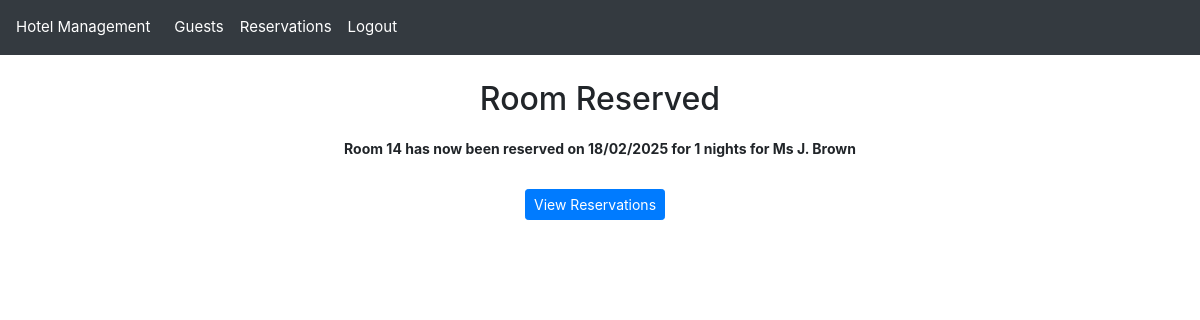
The page /reservation/5/confirmed (signed in) on the database its author committed.
### hotel_app/models.py (models this page shows, shortened)
class Reservation(models.Model):
    STATUS_CHOICES = [
        ("RE", "Reserved"),  # Initial reservation status
        ("IN", "Checked In"),  # Guest has arrived and checked in
        ("OT", "Checked Out"),  # Guest has completed their stay
    ]
    reservation_id = models.AutoField(
        primary_key=True,
        help_text="Unique identifier for the reservation"
    )
    guest = models.ForeignKey(
        Guest,
        null=True,
        on_delete=models.SET_NULL,
        related_name="reservations",
        help_text="Guest making the reservation"
    )
    room_number = models.ForeignKey(
        Room,
        null=True,
        on_delete=models.SET_NULL,
        related_name="reservations",
        help_text="Room assigned to this reservation"
    )
    reservation_date_time = models.DateTimeField(
        help_text="Date and time when the reservation was made"
    )
    price = models.DecimalField(
        max_digits=6,
        decimal_places=2,
        help_text="Total price for the entire stay"
    )
    amount_paid = models.DecimalField(
        max_digits=6,
        decimal_places=2,
        help_text="Amount already paid by the guest"
    )
    number_of_guests = models.PositiveSmallIntegerField(
        help_text="Number of guests staying in the room"
    )
    start_of_stay = models.DateField(
        help_text="Check-in date"
    )
    length_of_stay = models.PositiveSmallIntegerField(
        help_text="Number of nights booked"
    )
    end_date = models.DateField(null=True, blank=True) # this will be derived from start_of_stay and length_of_stay during save()
    status_code = models.CharField(
        max_length=2,
        choices=STATUS_CHOICES,
        help_text="Current status of the reservation"
    )
    notes = models.TextField(
        max_length=500,
        blank=True,
        null=True,
        validators=[
            RegexValidator(
                r'^[A-Za-z0-9\-\',\.\!\?\s]+$',
                message="Notes can only contain letters, numbers, basic punctuation and spaces"
            )
        ],
        help_text="Additional notes or special requests for the reservation"
    )
    def save(self, *args, **kwargs):
        if self.start_of_stay and self.length_of_stay:
            self.end_date = self.start_of_stay + timedelta(days=self.length_of_stay)
        self.full_clean()  # Call full_clean before saving to force validation
        super().save(*args, **kwargs)

class Room(models.Model):
    room_number = models.IntegerField(
        primary_key=True,
        unique=True,
        help_text="Unique identifier for the room (e.g., 101, 102, etc.)"
    )
    room_type = models.ForeignKey(
        RoomType,
        null=True,
        on_delete=models.SET_NULL,
        related_name="rooms",
        help_text="The type/category of this room, determining its features and price"
    )
    def __str__(self):
        room_str = f"{self.room_number}"
        logger.info(f"Room __str__ called: {room_str}")
        return room_str

class Guest(models.Model):
    guest_id = models.AutoField(primary_key=True)  # Unique identifier for each guest
    title = models.CharField(
        max_length=10,
        validators=[validate_title]
    )  # Guest's title (Mr., Mrs., Ms., etc.)
    first_name = models.CharField(
        max_length=50,
        validators=[
            RegexValidator(
                r'^[A-Za-z\-\' ]+$',
                message="First name can only contain letters, hyphens, apostrophes and spaces"
            )
        ]
    )  # Guest's first name
    last_name = models.CharField(
        max_length=50,
        validators=[
            RegexValidator(
                r'^[A-Za-z\-\' ]+$',
                message="Last name can only contain letters, hyphens, apostrophes and spaces"
            )
        ]
    )  # Guest's last name
    phone_number = models.CharField(
        max_length=11,
        validators=[
            RegexValidator(
                r'^(07\d{9}|0\d{10})$',
                message="Phone number must be a valid UK number with only digits (e.g., '07123456789' or '02012345678')"
            )
        ]
    )  # Contact phone number
    email = models.EmailField(
        max_length=320,
        validators=[
            RegexValidator(
                r'^[a-zA-Z0-9._%+-]+@[a-zA-Z0-9.-]+\.[a-zA-Z]{2,}$',
                message="Please enter a valid email address"
            )
        ]
    )  # Contact email address
    address_line1 = models.CharField(
        max_length=80,
        validators=[
            RegexValidator(
                r'^[A-Za-z0-9\-\',\. ]+$',
                message="Address can only contain letters, numbers, hyphens, apostrophes, commas, periods and spaces"
            )
        ]
    )  # Primary address line
    address_line2 = models.CharField(
        max_length=80,
        blank=True,
        null=True,
        validators=[
            RegexValidator(
                r'^[A-Za-z0-9\-\',\. ]+$',
                message="Address can only contain letters, numbers, hyphens, apostrophes, commas, periods and spaces"
            )
        ]
    )  # Secondary address line (optional)
    city = models.CharField(
        max_length=80,
        validators=[
            RegexValidator(
                r'^[A-Za-z\-\' ]+$',
                message="City can only contain letters, hyphens, apostrophes and spaces"
            )
        ]
    )  # City of residence
    county = models.CharField(
        max_length=80,
        validators=[
            RegexValidator(
                r'^[A-Za-z\-\' ]+$',
                message="County can only contain letters, hyphens, apostrophes and spaces"
            )
        ]
    )  # County/state/region
    postcode = models.CharField(
        max_length=8,
        validators=[
            RegexValidator(
                r'^([A-Za-z][A-Ha-hJ-Yj-y]?\d[A-Za-z\d]? ?\d[A-Za-z]{2}|GIR ?0A{2})$',
                message="Please enter a valid UK postcode (e.g., 'SW1A 1AA', 'M1 1AA' or 'B338TH')"
            )
        ]
    )  # Postal/ZIP code
    @property
    def display_name(self):
        display_name = f"{self.title} {self.first_name[0]}. {self.last_name}"
        logger.info(f"Guest display_name property called: {display_name}")
        return display_name

### hotel_app/views.py (the view)
# urls.py: path('reservation/<int:reservation_id>/confirmed', views.reservation_confirmed_view, name="reservation_confirmed"), # Show Reservation Confirmation
@login_required
def reservation_confirmed_view(request, reservation_id):
    logger.info(f"Accessing reservation confirmation for reservation_id: {reservation_id}")
    try:
        reservation = Reservation.objects.get(reservation_id=reservation_id)
        logger.info(f"Found reservation for guest: {reservation.guest.display_name}, "
                   f"Room: {reservation.room_number.room_number}, "
                   f"Check-in: {reservation.start_of_stay}")
        logger.info("Rendering reservation confirmation page")
        return render(request, 'reservation_confirmed.html',
                     {'reservation': reservation})
    except Reservation.DoesNotExist:
        logger.error(f"Attempted to access non-existent reservation ID: {reservation_id}")
        raise

### hotel_app/templatetags/custom_filters.py (called while the page is built)
@register.filter(name='is_in_group')
def is_in_group(user, group_name):
    return user.groups.filter(name=group_name).exists()

### hotel_app/templates/reservation_confirmed.html (shortened to what this page needs)
{% extends "base.html" %}
{% block content %}
  <h2 class="confirm-header">Room Reserved</h2>
  <p class="confirm-context">Room {{ reservation.room_number }} has now been reserved on {{ reservation.start_of_stay|date:"d/m/Y" }} for {{ reservation.length_of_stay }} nights for {{ reservation.guest.display_name }}</p>
  <form  method="post" class="text-center">
    <div class="button-group">
      <a href="{% url 'reservation_list' %}" class="btn btn-primary btn-sm" role="button">View Reservations</a>
    </div>
  </form>
{% endblock content %}

### static/css/styles.css (style rules this page uses)
body { padding-top: 56px; font-size: 14px; }
.confirm-header { text-align: center; margin-bottom: 20px; }
.confirm-context { font-weight: bold; text-align: center; margin-bottom: 30px; }
.button-group a, button { margin-right: 10px; }

### hotel_app/templates/stylesheet_include.html (style rules this page uses)
body { padding-top: 56px; font-size: 14px; }
.confirm-header { text-align: center; margin-bottom: 20px; }
.confirm-context { font-weight: bold; text-align: center; margin-bottom: 30px; }
.button-group a, button { margin-right: 10px; }

### rows shown on the page
Reservation: room_number "14", start_of_stay "18/02/2025", length_of_stay "1", guest.display_name "Ms J. Brown"
